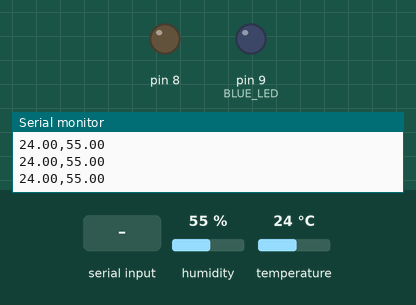
Simulated run of this sketch. Board: Arduino Uno, built with avr-gcc and run on an emulated ATmega328P. On the bench: output pins drawn as LEDs (lit = HIGH), the last lines printed to the serial monitor. Inputs (shaded band) come from the test bench; at power-on: humidity 55 %, temperature 24 °C.

Above: at 1.2 s.
1.3 s: "RED_LED_ON\n" received over Serial
At 2.4 s:
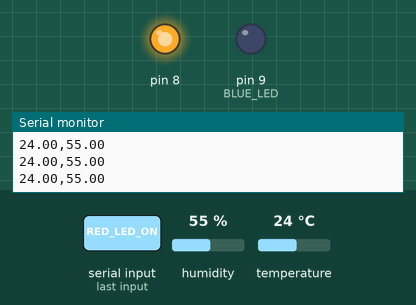
3.0 s: "BLUE_LED_ON\n" received over Serial
At 4.2 s:
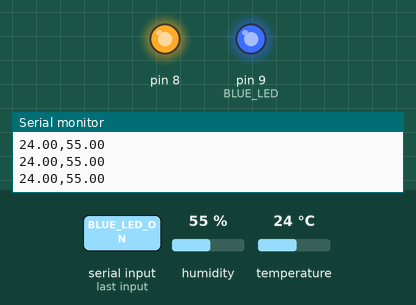
4.5 s: "RED_LED_OFF\n" received over Serial
At 5.3 s:
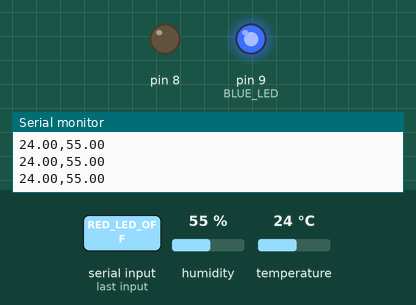
6.0 s: "BLUE_LED_OFF\n" received over Serial
At 7.4 s:
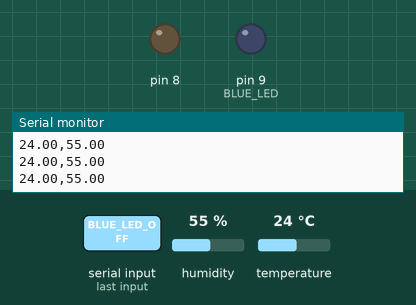
Timing chart, 0 to 8.6 s (numbered marks = the images above; inputs shaded):
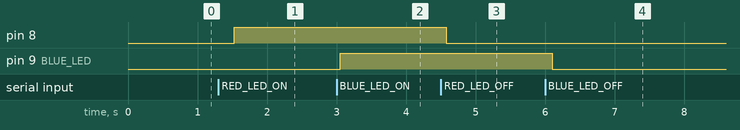

The sketch:

TCP_IP_Serial_JavaFX.ino
```cpp
#include "DHT.h"

enum CONTROL_PINS{
  TEMPER_HUMID =A0,
  RED_LED=8U,
  BLUE_LED
};

DHT dht(TEMPER_HUMID, 11);
void setup() {
  // put your setup code here, to run once:
  Serial.begin(115200UL);
  //Serial.begin(9600UL);
  dht.begin();

  pinMode(TEMPER_HUMID, INPUT);
  pinMode(RED_LED, OUTPUT);
  pinMode(BLUE_LED, OUTPUT);
}

void loop() {
  // put your main code here, to run repeatedly:
  if(dht.read()){
    const float temperature{dht.readTemperature()};
    const float humidity {dht.readHumidity()};

    if(Serial.available()){
      String in_comming_string{Serial.readStringUntil('\n')};
      in_comming_string.trim(); //\r \n 잘라냄
      if(in_comming_string.equals("RED_LED_ON")){
        digitalWrite(RED_LED, HIGH);
      }else if(in_comming_string.equals("RED_LED_OFF")){
        digitalWrite(RED_LED,LOW);
      }else if(in_comming_string.equals("BLUE_LED_ON")){
        digitalWrite(BLUE_LED, HIGH);
      }else if(in_comming_string.equals("BLUE_LED_OFF")){
        digitalWrite(BLUE_LED, LOW);
      }else {}
    }
    const String sending_data (String(temperature) + ',' + String(humidity));
    Serial.println(sending_data);
    delay(500UL);
  }
}
```

Measured:
- after the input at 1.3 s, pin 8: LOW → HIGH after 0.23 s
- after the input at 3.0 s, pin 9 (BLUE_LED): LOW → HIGH after 0.05 s
- after the input at 4.5 s, pin 8: HIGH → LOW after 0.08 s
- after the input at 6.0 s, pin 9 (BLUE_LED): HIGH → LOW after 0.10 s
